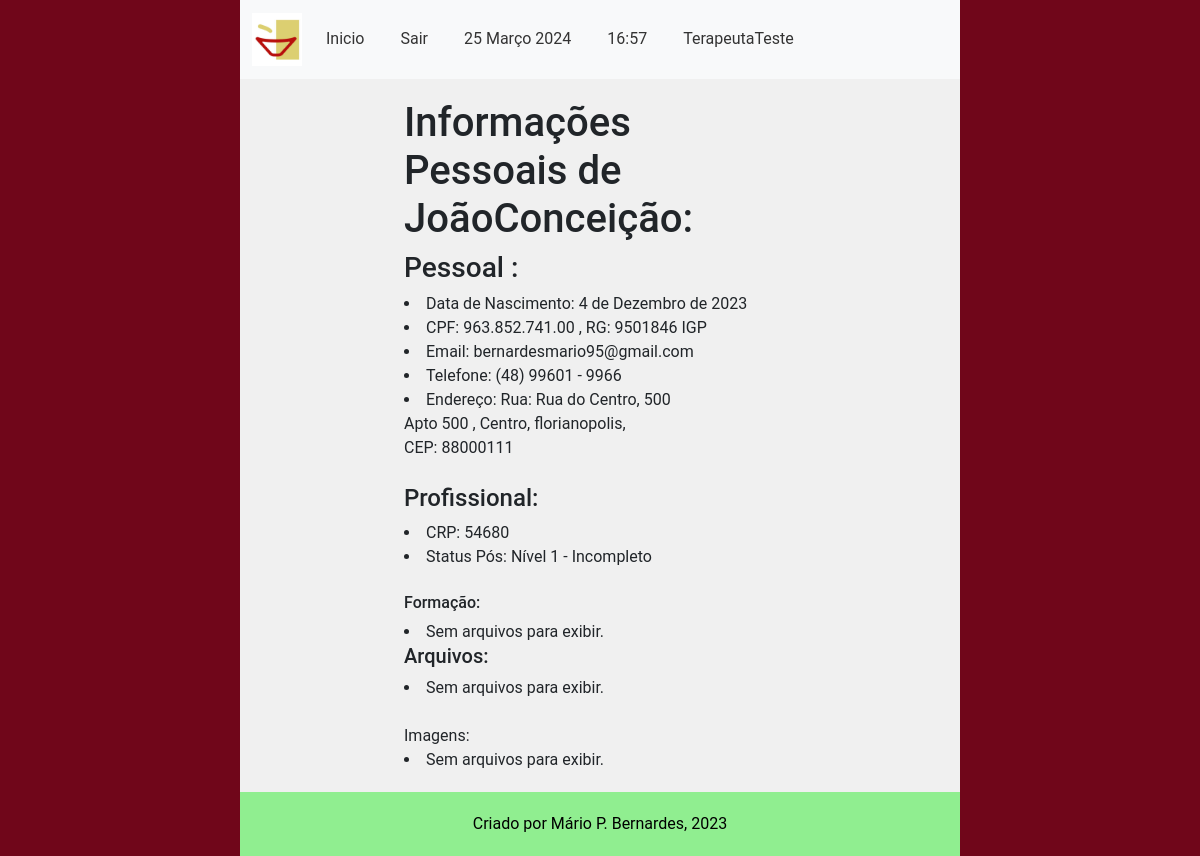
The page /main/perfil/54680 (signed in) on the database as committed earlier.
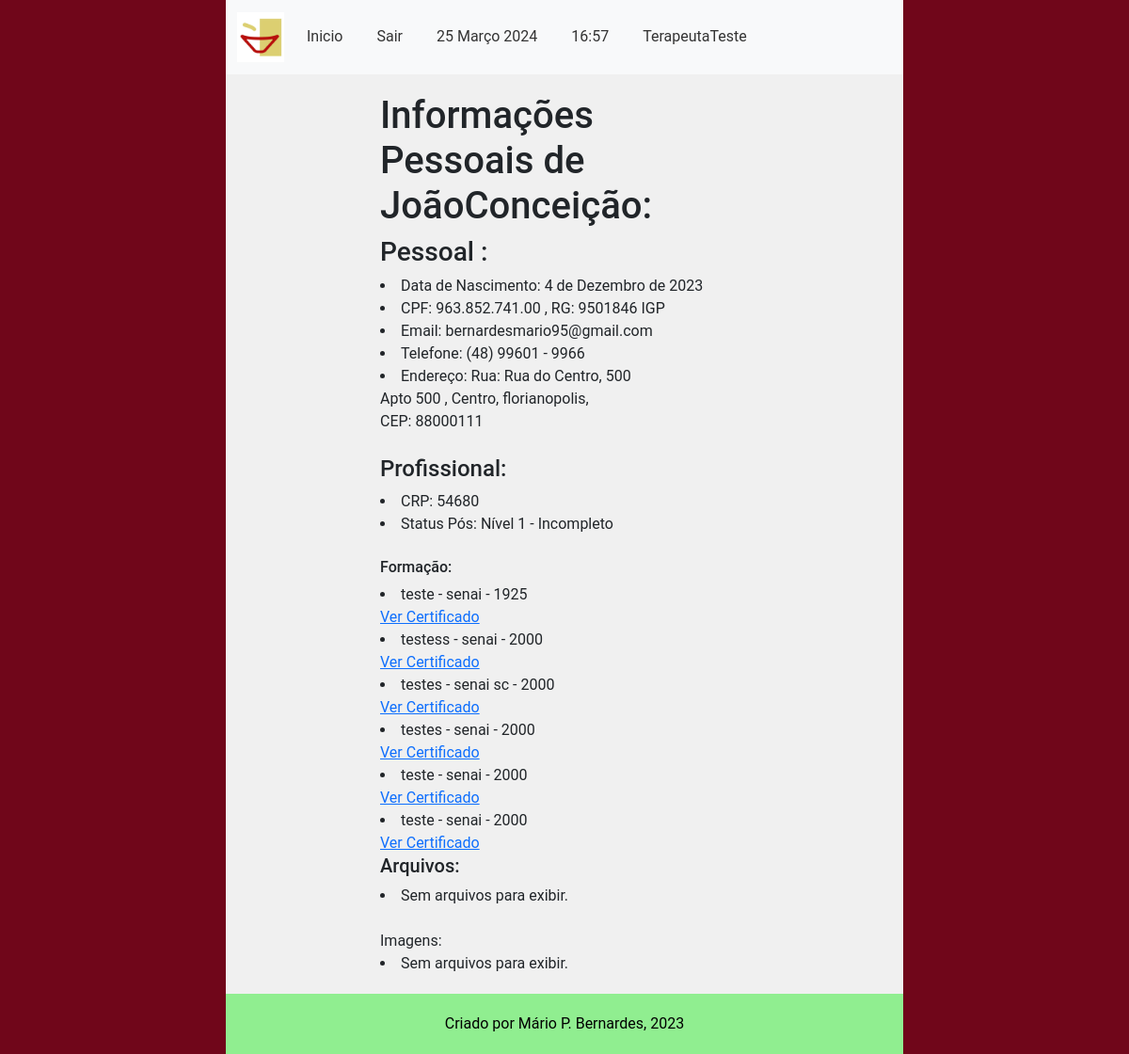
The same page on the database as committed later.
### main/models.py (models this page shows, shortened)
class HistoricoAcademico(models.Model):
    terapeuta = models.ForeignKey('CadastroProfissionais',
                                  on_delete=models.PROTECT,
                                  verbose_name='Terapeuta')
    curso = models.CharField(verbose_name='Curso', max_length=30, validators=[validate_letters])
    instituicao = models.CharField(verbose_name='Instituição', max_length=50,
                                   validators=[validate_letters, MinLengthValidator(limit_value=4)])
    ano_conclusao = models.CharField(verbose_name='Ano de Conclusão', null=False, max_length=4,
                                     validators=[validate_numbers, MinLengthValidator(limit_value=4)])
    certificado_conclusao = models.FileField(upload_to=terapeutas_media_upload_path, blank=True, null=False,
                                             verbose_name='Certificado de Conclusão', help_text='Apenas arquivos PDF')
    objects = models.Manager()
    class Meta:
        verbose_name = 'Histórico Acadêmico'
        verbose_name_plural = 'Históricos Acadêmicos'

### main/views.py (the view)
@login_required(login_url="/main/login")
def informacoes_terapeuta(request: HttpRequest, terapeuta_codigo: str):
    current_terapeuta = get_terapeuta_by_codigo(terapeuta_codigo)
    historico_academico = get_terapeuta_historico_academico(current_terapeuta)
    pdf_media = get_current_terapeuta_pdf_media(current_terapeuta)
    image_media = get_current_terapeuta_image_media(current_terapeuta)
    context = {
        'terapeuta': current_terapeuta,
        'historico': historico_academico,
        'image_media': image_media,
        'pdf_media': pdf_media
    }
    return render(request, 'user_perfil.html', context)

### main/services/terapeutas_services.py (called while the page is built)
def get_terapeuta_by_codigo(terapeuta_codigo: str) -> CadastroProfissionais:
    terapeuta = CadastroProfissionais.objects.get(conselho_codigo=terapeuta_codigo)
    return terapeuta

def get_terapeuta_historico_academico(terapeuta: CadastroProfissionais) -> QuerySet:
    historico_academico = HistoricoAcademico.objects.filter(terapeuta=terapeuta)
    return historico_academico

def get_current_terapeuta_pdf_media(current_terapeuta: CadastroProfissionais) -> QuerySet:
    terapeuta_pdf_media = ProfissionaisMedia.objects.filter(terapeuta=current_terapeuta).exclude(pdf_file='n/d')
    return terapeuta_pdf_media

def get_current_terapeuta_image_media(current_terapeuta: CadastroProfissionais) -> QuerySet:
    terapeuta_image_media = ProfissionaisMedia.objects.filter(terapeuta=current_terapeuta).exclude(image_file='n/d')
    return terapeuta_image_media

### main/templatetags/custom_filters.py (called while the page is built)
@register.filter
def format_phone_number(phone_number: str) -> str:
    if not phone_number or len(phone_number) !=11:
        return phone_number
    formatted_number = f"({phone_number[0:2]}) {phone_number[2:7]} - {phone_number[7:]}"
    return formatted_number

### main/templates/user_perfil.html (shortened to what this page needs)
{% extends 'middleman1.html' %}
{% load bootstrap5 %}
{% load static%}
{% load custom_filters %}
{% block content %}
<h1>Informações Pessoais de {{ terapeuta.nome }}:</h1>
    <h3> Pessoal : </h3>
        <li>Data de Nascimento: {{ terapeuta.nascimento_data }}  </li>
        <li>CPF: {{ terapeuta.cpf_numero | format_cpf }} , RG: {{terapeuta.rg_numero}} {{terapeuta.rg_emissor}} </li>
        <li>Email: {{ terapeuta.email }} </li>
        <li>Telefone: {{ terapeuta.telefone_numero | format_phone_number }} </li>
        <li>Endereço: Rua: {{ terapeuta.endereco_rua }}, {{ terapeuta.endereco_numero }} <br>
            {{terapeuta.endereco_complemento}} , {{ terapeuta.endereco_bairro }}, {{ terapeuta.cidade }},
        <br> CEP: {{ terapeuta.cep_numero }} </li>
        <br>
        <h4> Profissional: </h4>
        <li>CRP: {{ terapeuta.conselho_codigo }} </li>
        <li>Status Pós: {{ terapeuta.get_pos_grad_status_display }} </li>
    <br>
    <h6> Formação: </h6>
        {% for curso in historico %}
            <li>
                {{ curso.curso }} - {{ curso.instituicao }} - {{ curso.ano_conclusao }} <br>
                <a href="{% url 'main:view_certificado' curso_id=curso.id %}"> Ver Certificado </a>
            </li>
        {% empty %}
            <li> Sem arquivos para exibir.</li>
        {% endfor %}
    <h5> Arquivos: </h5>
        {% for media in pdf_media %}
            PDF:
            <li>
                {{ media.description }} - <a href="{% url 'main:terapeuta/pdf' media_id=media.id %}"> Visualizar </a>
            </li>
        {% empty %}
            <li> Sem arquivos para exibir.</li>
        {% endfor %}
        <br>
            Imagens: <br>
            {% for media in image_media %}
                <li>
                    {{ media.description }} - <a href="{% url 'main:terapeuta/image' media_id=media.id %}"> Visualizar </a>
                </li>
            {% empty %}
                <li> Sem arquivos para exibir.</li>
            {% endfor %}
{% endblock %}

Rows that differ between the two databases and show on the page:
added HistoricoAcademico: curso "teste", instituicao "senai", ano_conclusao "1925"
added HistoricoAcademico: curso "testess", instituicao "senai", ano_conclusao "2000"
added HistoricoAcademico: curso "testes", instituicao "senai sc", ano_conclusao "2000"
added HistoricoAcademico: curso "testes", instituicao "senai", ano_conclusao "2000"
added HistoricoAcademico: curso "teste", instituicao "senai", ano_conclusao "2000"
added HistoricoAcademico: curso "teste", instituicao "senai", ano_conclusao "2000"
Other text that changed with them:
text no longer shown: "Sem arquivos para exibir."
